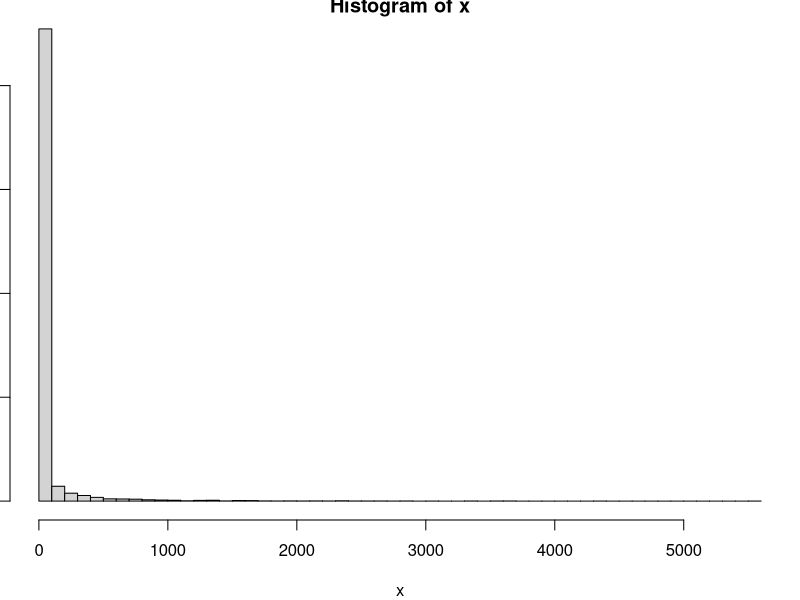

R code for this plot:
rm(list=ls())

mu = 0.05
gamma = 1
size = 1000
n = 10000

set.seed(10)
lambda <- stats::rgamma(n, shape = gamma*mu, rate = gamma)
x <- stats::rpois(n, lambda = size*lambda)
par(mar = c(4, 0.5, 0.5, 0.5))
hist(x, breaks = 50)
